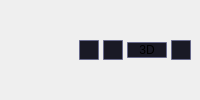
        <widget class="QWidget" name="toolTabelWidget" native="true">
         <property name="styleSheet">
          <string notr="true">QWidget#toolTabelWidget{
	background: #191925;
	border: 1px solid #5c5c74;
}</string>
         </property>
         <layout class="QHBoxLayout" name="horizontalLayout">
          <property name="spacing">
           <number>6</number>
          </property>
          <property name="leftMargin">
           <number>9</number>
          </property>
          <property name="topMargin">
           <number>9</number>
          </property>
          <property name="rightMargin">
           <number>9</number>
          </property>
          <property name="bottomMargin">
           <number>9</number>
          </property>
          <item>
           <spacer name="horizontalSpacer_3">
            <property name="orientation">
             <enum>Qt::Horizontal</enum>
            </property>
            <property name="sizeHint" stdset="0">
             <size>
              <width>40</width>
              <height>20</height>
             </size>
            </property>
           </spacer>
          </item>
          <item>
           <layout class="QHBoxLayout" name="SegmentActionsLayout">
            <property name="spacing">
             <number>4</number>
            </property>
            <item>
             <widget class="QPushButton" name="AddSegmentButton">
              <property name="minimumSize">
               <size>
                <width>18</width>
                <height>0</height>
               </size>
              </property>
              <property name="toolTip">
               <string/>
              </property>
              <property name="styleSheet">
               <string notr="true">QPushButton{
	width: 18;
	height: 18;
	background: #191925;
	border: 1px solid #686a8b;
	border-radius: 1px;
	background-image: url(:/Icons/AddLayer.png);
}

QPushButton:hover {
	background-color: #5C5C74;
}

/*
QPushButton:disabled {
	background-color: #e8e8e8;
}
*/</string>
              </property>
              <property name="text">
               <string/>
              </property>
             </widget>
            </item>
            <item>
             <widget class="QPushButton" name="RemoveSegmentButton">
              <property name="minimumSize">
               <size>
                <width>18</width>
                <height>0</height>
               </size>
              </property>
              <property name="toolTip">
               <string/>
              </property>
              <property name="styleSheet">
               <string notr="true">QPushButton{
	width: 18;
	height: 18;
	background: #191925;
	border: 1px solid #686a8b;
	border-radius: 1px;
	background-image: url(:/Icons/DeleteLayer.png);
}

QPushButton:hover {
	background-color: #5C5C74;
}

/*
QPushButton:disabled {
	background-color: #e8e8e8;
}
*/</string>
              </property>
              <property name="text">
               <string/>
              </property>
             </widget>
            </item>
            <item>
             <widget class="ctkMenuButton" name="Show3DButton">
              <property name="minimumSize">
               <size>
                <width>40</width>
                <height>0</height>
               </size>
              </property>
              <property name="toolTip">
               <string/>
              </property>
              <property name="statusTip">
               <string/>
              </property>
              <property name="styleSheet">
               <string notr="true">QPushButton{
	background: #191925;
	border: 1px solid #686a8b;
	border-radius: 1px;
}

QPushButton:hover {
	background-color: #5C5C74;
}

/*
QPushButton:disabled {
	background-color: #e8e8e8;
}
*/</string>
              </property>
              <property name="text">
               <string>3D</string>
              </property>
              <property name="icon">
               <iconset resource="../qSlicerSegmentationsModuleWidgets.qrc">
                <normaloff>:/Icons/3Dshow.png</normaloff>:/Icons/3Dshow.png</iconset>
              </property>
              <property name="iconSize">
               <size>
                <width>20</width>
                <height>18</height>
               </size>
              </property>
              <property name="checkable">
               <bool>true</bool>
              </property>
              <property name="autoExclusive">
               <bool>true</bool>
              </property>
             </widget>
            </item>
            <item>
             <widget class="ctkMenuButton" name="SwitchToSegmentationsButton">
              <property name="minimumSize">
               <size>
                <width>18</width>
                <height>0</height>
               </size>
              </property>
              <property name="toolTip">
               <string>&lt;html&gt;&lt;head/&gt;&lt;body&gt;&lt;p&gt;Edit segmentation properties in Segmentations module:&lt;br/&gt;- Import from volume/models (e.g. from nrrd)&lt;br/&gt;- Export to volume/models (e.g. save to STL)&lt;br/&gt;- Advanced visibility options&lt;br/&gt;- Conversion: representations, converter options (e.g. smoothing)&lt;/p&gt;&lt;/body&gt;&lt;/html&gt;</string>
              </property>
              <property name="styleSheet">
               <string notr="true">QPushButton{
	width: 18;
	height: 18;
	background: #191925;
	border: 1px solid #686a8b;
	border-radius: 1px;
}

QPushButton:hover {
	background-color: #5C5C74;
}
QPushButton::menu-button{border: none;}</string>
              </property>
              <property name="text">
               <string/>
              </property>
              <property name="icon">
               <iconset resource="../qSlicerSegmentationsModuleWidgets.qrc">
                <normaloff>:/Icons/ExportSg.png</normaloff>:/Icons/ExportSg.png</iconset>
              </property>
              <property name="iconSize">
               <size>
                <width>18</width>
                <height>18</height>
               </size>
              </property>
             </widget>
            </item>
           </layout>
          </item>
         </layout>
        </widget>
